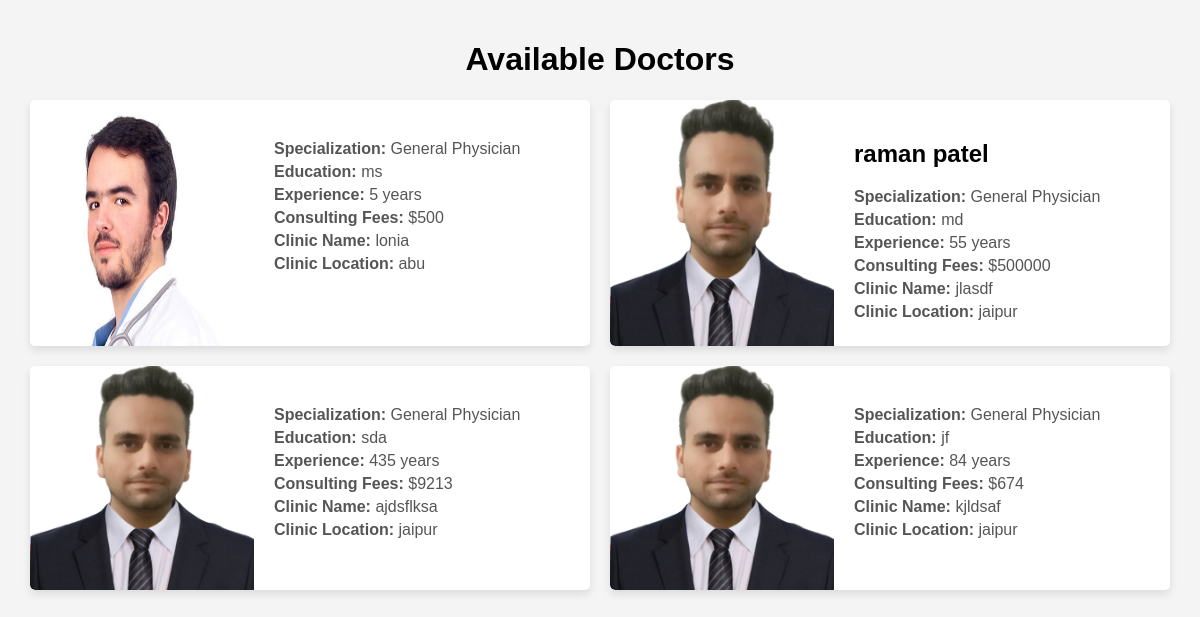
/all_docs/, run on an earlier commit of the app's database.
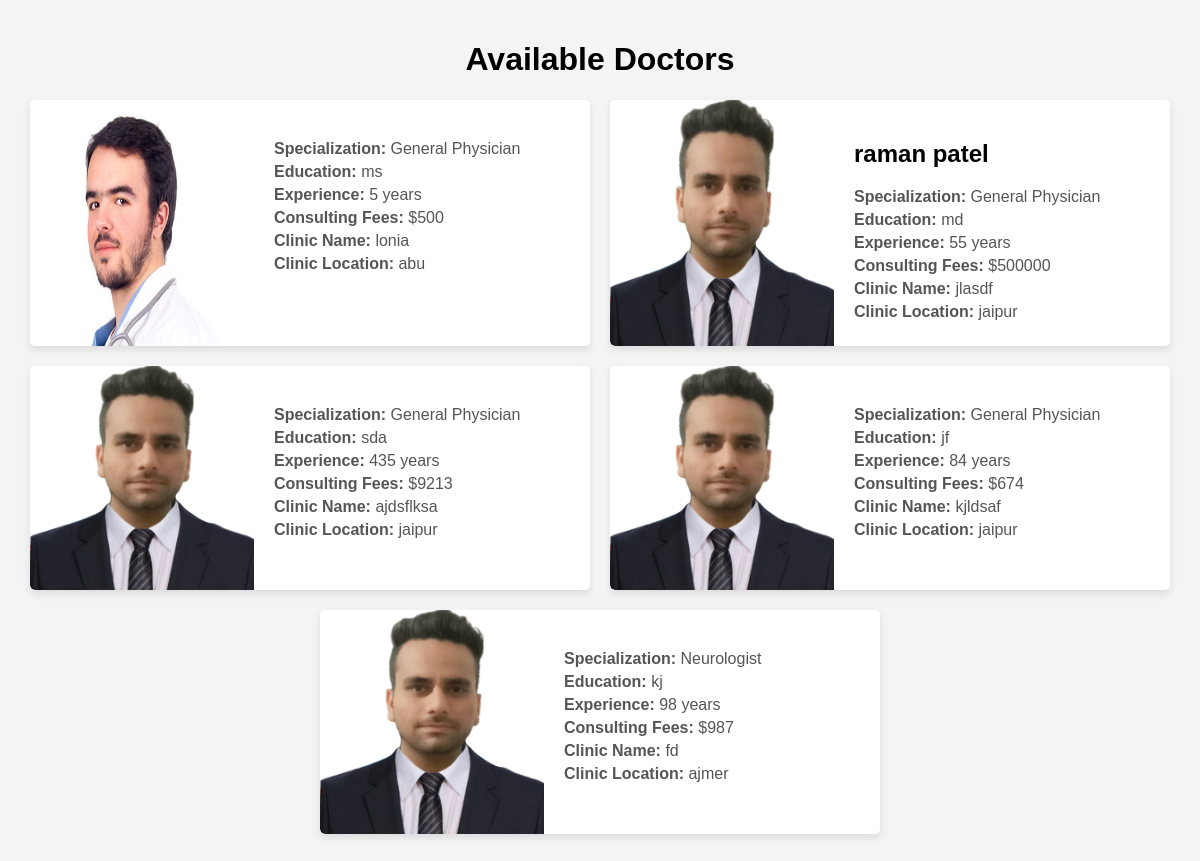
And on a later commit of the database.
### doctor/models.py (models this page shows, shortened)
class Doctor(models.Model):
    user = models.ForeignKey(User, on_delete=models.DO_NOTHING, null=True, blank=True)
    pic = models.ImageField(upload_to='images/doc', blank=True, null=True)
    phone = models.IntegerField(blank=True, null=True)
    number_verified = models.BooleanField(default=False)
    dob = models.DateField(blank=True, null=True)
    spec = models.ForeignKey(Specilization, on_delete=models.DO_NOTHING, null=True, blank=True)
    edu = models.CharField(max_length=40)
    exp = models.IntegerField()
    consulting_fees = models.IntegerField()
    clinic_name = models.CharField(max_length=200, blank=True, null=True)
    clinic_location = models.CharField(max_length=200, blank=True, null=True)
    state = models.CharField(max_length=200, blank=True, null=True)
    city = models.CharField(max_length=200, blank=True, null=True)
    pincode = models.IntegerField(blank=True, null=True)
    area = models.CharField(max_length=200, blank=True, null=True)

class Specilization(models.Model):
    specs = models.CharField(max_length=100)
    def __str__(self):
        return self.specs

### docscribbel/urls.py (the view)
# urls.py: path('all_docs/',all_docs,name='all_docs'),
def all_docs(request):
    all_docs = Doctor.objects.all()
    return render(request,'docs.html',{'all_docs':all_docs})

### templates/docs.html (shortened to what this page needs)
<!DOCTYPE html>
<html lang="en">
<head>
</head>
<body>
<h1 style="text-align: center;">Available Doctors</h1>
<div class="container">
    {% for doc in all_docs %}
    <div class="card">
        <img src="{{ doc.pic.url }}" alt="{{ doc.user.get_full_name }}">
        <div class="card-details">
            <div class="doctor-info">
                <h2>{{ doc.user.get_full_name }}</h2>
                <p><strong>Specialization:</strong> {{ doc.spec }}</p>
                <p><strong>Education:</strong> {{ doc.edu }}</p>
                <p><strong>Experience:</strong> {{ doc.exp }} years</p>
                <p><strong>Consulting Fees:</strong> ${{ doc.consulting_fees }}</p>
                {% if doc.clinic_name %}
                    <p><strong>Clinic Name:</strong> {{ doc.clinic_name }}</p>
                {% else %}
                    <p><strong>Clinic Name:</strong> No Clinic Name</p>
                {% endif %}
                {% if doc.clinic_location %}
                    <p><strong>Clinic Location:</strong> {{ doc.clinic_location }}</p>
                {% endif %}
            </div>
        </div>
    </div>
    {% endfor %}
</div>
</body>
</html>

What changed in the data, as far as the page shows it:
added Doctor: pic (picture), spec "Neurologist", edu "kj", exp "98", consulting_fees "987", clinic_name "fd", clinic_location "ajmer"
